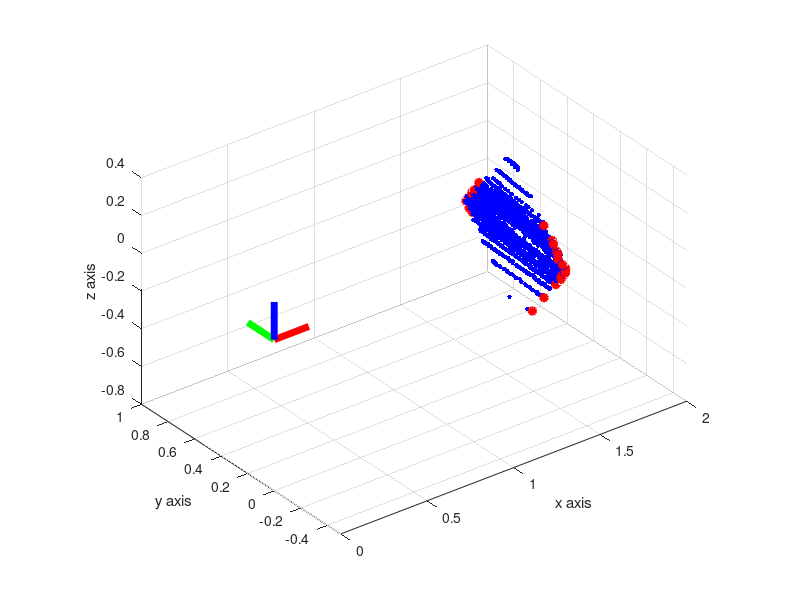

Source code (MATLAB):
close all;
points3dP = csvread('points3dplane.csv');
point3dPEdges = csvread('points3dplane_edges.csv');

xP = points3dP(:, 1);
yP = points3dP(:, 2);
zP = points3dP(:, 3);

xPE = point3dPEdges(:, 1);
yPE = point3dPEdges(:, 2);
zPE = point3dPEdges(:, 3);

plot3(xP, yP, zP, '.', 'LineWidth',2,...
    'MarkerSize',10,...
    'MarkerEdgeColor','b',...
    'MarkerFaceColor',[0.5,0.5,0.5]);
hold on;
plot3(xPE, yPE, zPE, 'o', 'LineWidth',2,...
    'MarkerSize',5,...
    'MarkerEdgeColor','r',...
    'MarkerFaceColor',[1,0,0]);
hold on;


origin = [0, 0, 0];
x =[0.2, 0, 0];
y =[0, 0.2, 0];
z =[0, 0, 0.2];

axis_pts_x = [origin; x];
axis_pts_y = [origin; y];
axis_pts_z = [origin; z];

plot3(axis_pts_x(:, 1), axis_pts_x(:, 2), axis_pts_x(:, 3), 'LineWidth', 5, 'r');
hold on;
plot3(axis_pts_y(:, 1), axis_pts_y(:, 2), axis_pts_y(:, 3), 'LineWidth', 5, 'g');
hold on;
plot3(axis_pts_z(:, 1), axis_pts_z(:, 2), axis_pts_z(:, 3), 'LineWidth', 5, 'b');
hold off;

axis equal
grid;
xlim([0, 2]);
ylim([-0.5, 1]);
xlabel('x axis');
ylabel('y axis');
zlabel('z axis');